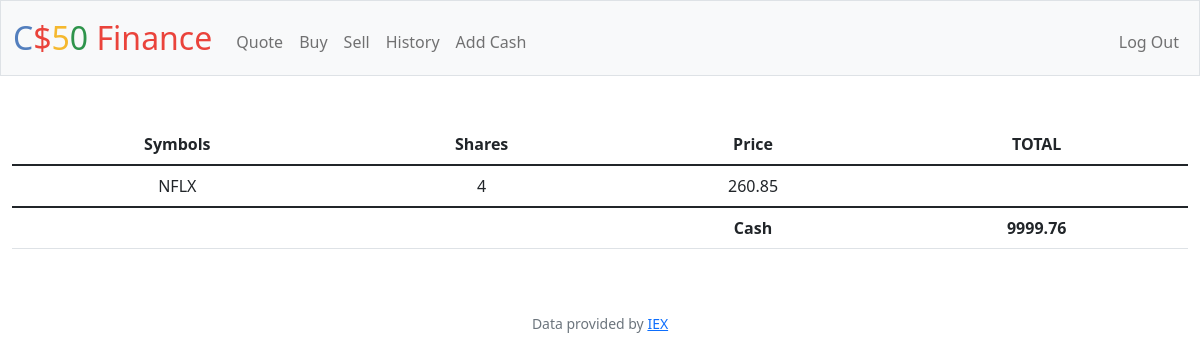
Page / (signed in) on the earlier database version.
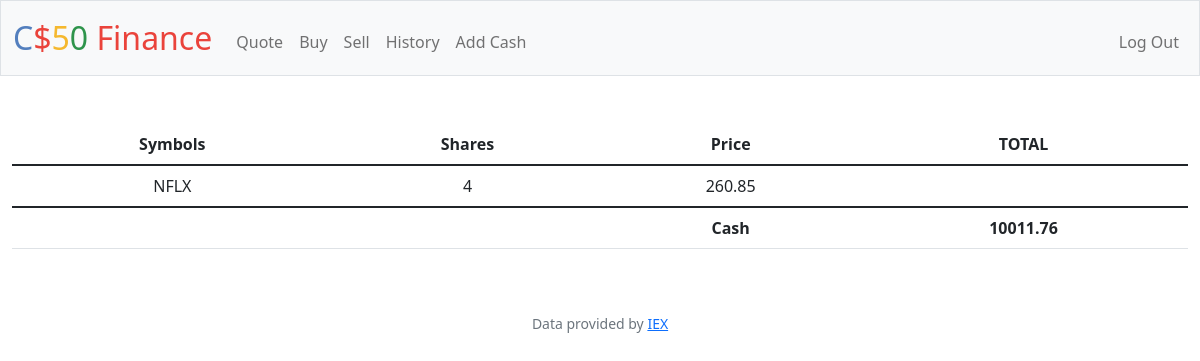
Same page on the later database version.
### tables this page shows
CREATE TABLE users (id INTEGER PRIMARY KEY AUTOINCREMENT NOT NULL, username TEXT NOT NULL, hash TEXT NOT NULL, cash NUMERIC NOT NULL DEFAULT 10000.00);

### app.py (the view)
@app.route("/")
@login_required
def index():
    user_id = session["user_id"]
    transactions_db = db.execute("SELECT symbol, SUM(shares) AS shares, price FROM transactions WHERE user_id = ? GROUP BY symbol", user_id)
    cash_db = db.execute("SELECT cash FROM users WHERE id = ?", user_id)
    cash = cash_db[0]["cash"]
    return render_template("index.html", database = transactions_db, cash = cash)

### app.py (called while the page is built)
@app.after_request
def after_request(response):
    response.headers["Cache-Control"] = "no-cache, no-store, must-revalidate"
    response.headers["Expires"] = 0
    response.headers["Pragma"] = "no-cache"
    return response

### helpers.py (called while the page is built)
def login_required(f):
    @wraps(f)
    def decorated_function(*args, **kwargs):
        if session.get("user_id") is None:
            return redirect("/login")
        return f(*args, **kwargs)
    return decorated_function

### templates/index.html (shortened to what this page needs)
{% extends "layout.html" %}
{% block main %}
    <table class="table">
        <thead>
            <tr>
                <th scope="col">Symbols</th>
                <th scope="col">Shares</th>
                <th scope="col">Price</th>
                <th scope="col">TOTAL</th>
            </tr>
        </thead>
        <tbody>
            {% for row in database %}
                <tr>
                    <td>{{ row["symbol"] }}</td>
                    <td>{{ row["shares"] }}</td>
                    <td>{{ row["price"] }}</td>
                    <td></td>
                </tr>
            {% endfor %}
        </tbody>
        <tfoot>
            <tr>
                <td></td>
                <td></td>
                <th scope="1">Cash</th>
                <th scope="1">{{ cash }}</th>
            </tr>
        </tfoot>
    </table>
{% endblock %}

### templates/layout.html (shortened to what this page needs)
<!DOCTYPE html>
<html lang="en">
    <head>
        <link href="https://cdn.jsdelivr.net/npm/bootstrap@5.1.3/dist/css/bootstrap.min.css" rel="stylesheet">
        <link href="/static/styles.css" rel="stylesheet">
    </head>
    <body>
        <nav class="bg-light border navbar navbar-expand-md navbar-light">
            <div class="container-fluid">
                <a class="navbar-brand" href="/"><span class="blue">C</span><span class="red">$</span><span class="yellow">5</span><span class="green">0</span> <span class="red">Finance</span></a>
                <div class="collapse navbar-collapse" id="navbar">
                    {% if session["user_id"] %}
                        <ul class="navbar-nav me-auto mt-2">
                            <li class="nav-item"><a class="nav-link" href="/quote">Quote</a></li>
                            <li class="nav-item"><a class="nav-link" href="/buy">Buy</a></li>
                            <li class="nav-item"><a class="nav-link" href="/sell">Sell</a></li>
                            <li class="nav-item"><a class="nav-link" href="/history">History</a></li>
                            <li class="nav-item"><a class="nav-link" href="/add_cash">Add Cash</a></li>
                        </ul>
                        <ul class="navbar-nav ms-auto mt-2">
                            <li class="nav-item"><a class="nav-link" href="/logout">Log Out</a></li>
                        </ul>
                    {% else %}
                        <ul class="navbar-nav ms-auto mt-2">
                            <li class="nav-item"><a class="nav-link" href="/register">Register</a></li>
                            <li class="nav-item"><a class="nav-link" href="/login">Log In</a></li>
                        </ul>
                    {% endif %}
                </div>
            </div>
        </nav>
        <main class="container-fluid py-5 text-center">
            {% block main %}{% endblock %}
        </main>
        <footer class="mb-5 small text-center text-muted">
            Data provided by <a href="https://iexcloud.io/">IEX</a>
        </footer>
    </body>
</html>

### static/styles.css (style rules this page uses)
nav .navbar-brand { font-size: xx-large; }
nav .navbar-brand .blue { color: #537fbe; }
nav .navbar-brand .red { color: #ea433b; }
nav .navbar-brand .yellow { color: #f5b82e; }
nav .navbar-brand .green { color: #2e944b; }

Differences in the rows shown:
changed users: cash "9999.76" → "10011.76"
